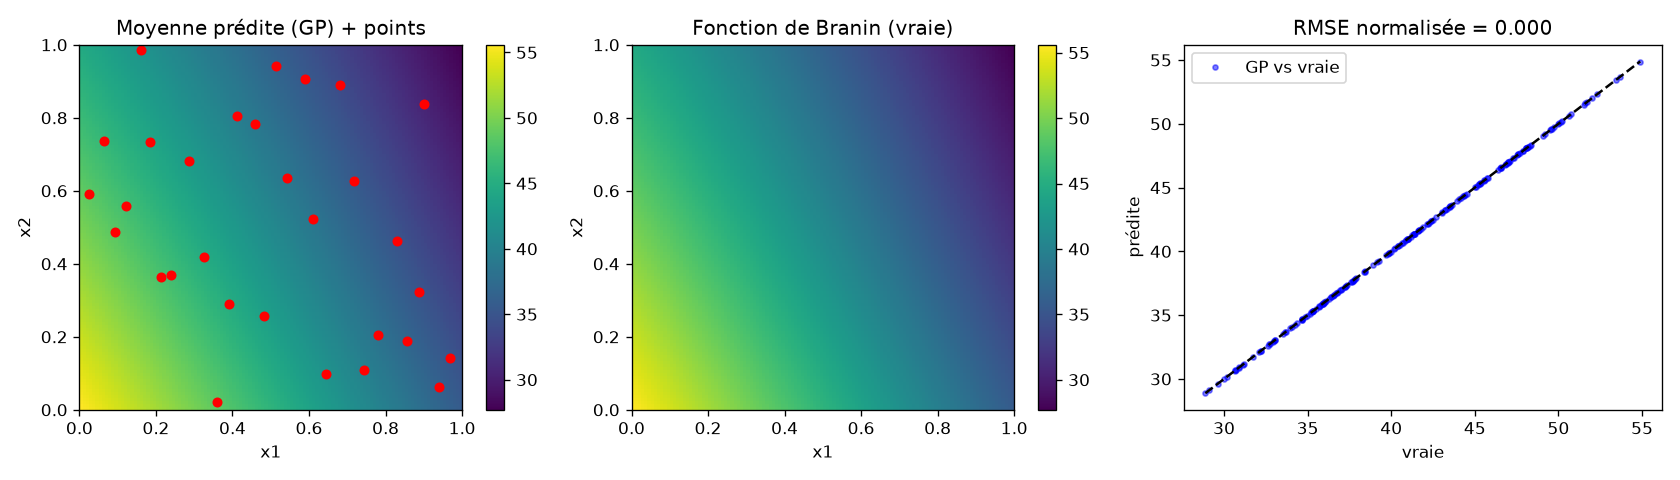

Reproduce this figure in Python.
"""Démo gp_lite : régression par processus gaussien sur la fonction de Branin.

Entraîne un GP (noyau squared-exponential ARD, hyperparamètres optimisés)
sur 30 points LHS, puis écrit `examples/branin_demo.png` : grille de la
moyenne prédite (couleurs), points d'apprentissage et courbe de la fonction
vraie.
"""
import os
import sys

import numpy as np
import matplotlib
matplotlib.use("Agg")
import matplotlib.pyplot as plt

sys.path.insert(0, os.path.dirname(os.path.dirname(os.path.abspath(__file__))))

from gp_lite import GPRegressor, SquaredExponentialARD
from gp_lite.lhs import lhs


def branin2d(x):
    """Fonction de Branin (2D) sur [0, 1] x [0, 1]."""
    x1, x2 = x[..., 0], x[..., 1]
    a, b = 1.0, 5.1 / (4.0 * np.pi ** 2)
    c, r = 5.0 / np.pi, 6.0
    s, t = 10.0, 1.0 / (8.0 * np.pi)
    return a * (x2 - b * x1 ** 2 + c * x1 - r) ** 2 + s * (1.0 - t) * np.cos(x1) + s


def main():
    # données : 30 points LHS + 200 points test
    X = lhs(30, 2, seed=3)
    y = branin2d(X)
    X_test = lhs(200, 2, seed=123)
    y_true = branin2d(X_test)

    # apprentissage avec optimisation des hyperparamètres
    gp = GPRegressor(SquaredExponentialARD(lengthscales=[0.3, 0.3], variance=1.0),
                     noise=1e-6)
    gp.fit(X, y, optimize=True)
    print(f"hyperparamètres ajustés : lengthscales={gp.kernel.lengthscales}, "
          f"variance={gp.kernel.variance:.4g}, noise={gp.noise:.3g}")
    print(f"log-vraisemblance marginale : {gp.log_marginal_likelihood():.3f}")

    y_pred = gp.predict(X_test)
    rmse = np.sqrt(np.mean((y_pred - y_true) ** 2))
    print(f"RMSE : {rmse:.4f}   (normalisée : {rmse / np.std(y_true):.4f})")

    # grille pour la visualisation
    gx = np.linspace(0.0, 1.0, 120)
    G = np.stack(np.meshgrid(gx, gx, indexing="ij"), axis=-1).reshape(-1, 2)
    # grid[i, j] = valeur en (x1=gx[i], x2=gx[j]) ; pour imshow (col=x1, row=x2)
    # on transpose et on place l'origine en bas
    mean_grid = gp.predict(G).reshape(gx.size, gx.size).T
    true_grid = branin2d(G).reshape(gx.size, gx.size).T

    fig, axes = plt.subplots(1, 3, figsize=(14, 4))
    ax = axes[0]
    im = ax.imshow(mean_grid, extent=[0, 1, 0, 1], origin="lower",
                   aspect="auto", cmap="viridis")
    ax.plot(X[:, 0], X[:, 1], "r.", ms=10, label="points d'apprentissage")
    ax.set_title("Moyenne prédite (GP) + points")
    ax.set_xlabel("x1")
    ax.set_ylabel("x2")
    fig.colorbar(im, ax=ax)
    ax = axes[1]
    im = ax.imshow(true_grid, extent=[0, 1, 0, 1], origin="lower",
                   aspect="auto", cmap="viridis")
    ax.set_title("Fonction de Branin (vraie)")
    ax.set_xlabel("x1")
    ax.set_ylabel("x2")
    fig.colorbar(im, ax=ax)
    ax = axes[2]
    ax.plot(y_true, y_pred, "b.", alpha=0.5, label="GP vs vraie")
    lim = min(y_true.min(), y_pred.min())
    ax.plot([lim, max(y_true.max(), y_pred.max())],
            [lim, max(y_true.max(), y_pred.max())], "k--")
    ax.set_title(f"RMSE normalisée = {rmse / np.std(y_true):.3f}")
    ax.set_xlabel("vraie")
    ax.set_ylabel("prédite")
    ax.legend()
    fig.tight_layout()
    out = os.path.join(os.path.dirname(os.path.abspath(__file__)), "branin_demo.png")
    fig.savefig(out, dpi=120)
    print(f"figure écrite : {out}")


if __name__ == "__main__":
    main()
